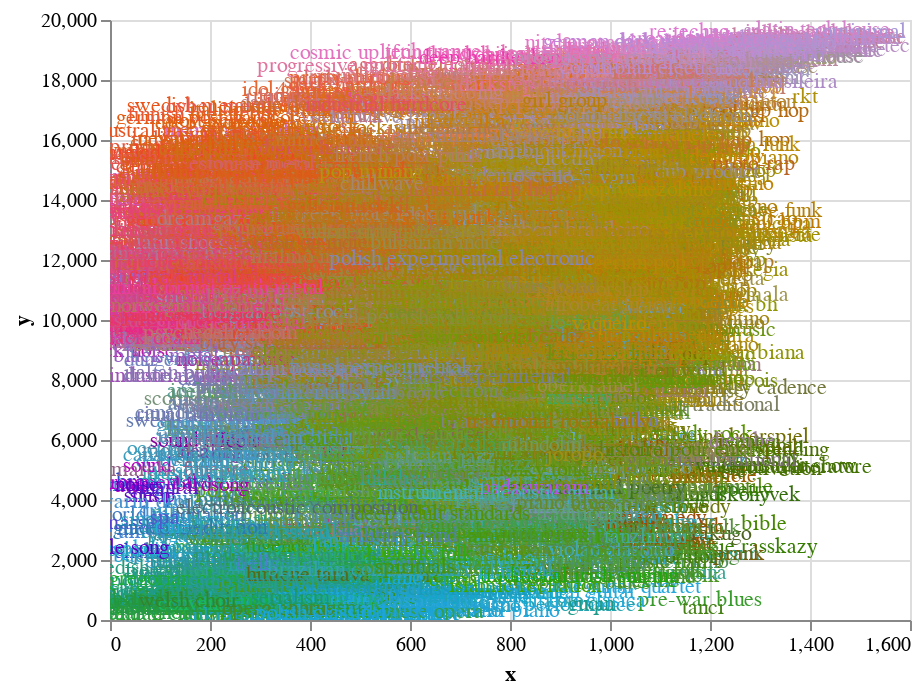

Notebook cell for this chart:
### Code cell
alt.Chart(
    data=df_genre_attrs.sample(5000), 
    mark='text', 
    encoding={
        'x': {
            'field': 'x', 
            'type':'quantitative'
        }, 
        'y': {
            'field': 'y', 
            'type':'quantitative'
        },
        "color": {"field": "hex_colour", "type": "nominal", "scale": None},
        "text": {"field": "genre", "type": "nominal"}
    }
).interactive()

### Figure 1 — Vega-Lite specification as saved in the notebook (floating-point values rounded to 4 significant figures; data arrays with more than 128 entries replaced by an {"elided": "..."} marker saying what was removed)
{"config": {"view": {"continuousWidth": 400, "continuousHeight": 300}}, "data": {"name": "data-d765708d3c2a784554617b21525e81e9"}, "mark": "text", "encoding": {"x": {"field": "x", "type": "quantitative"}, "y": {"field": "y", "type": "quantitative"}, "color": {"field": "hex_colour", "type": "nominal", "scale": null}, "text": {"field": "genre", "type": "nominal"}}, "selection": {"selector003": {"type": "interval", "bind": "scales", "encodings": ["x", "y"]}}, "$schema": "https://vega.github.io/schema/vega-lite/v4.8.1.json", "datasets": {"data-d765708d3c2a784554617b21525e81e9": {"elided": "5000 records"}}}
